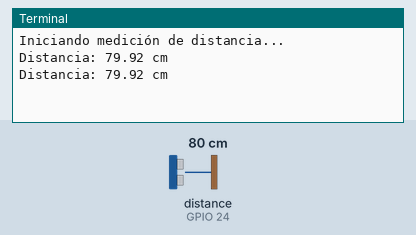
Simulated run of this program. Board: Raspberry Pi (BCM pin numbers). Parts: the last lines printed to the terminal. The test bench sets the inputs (shaded band); at power-on: distance to the obstacle (sensor on GPIO 24) 80 cm. The echo pulse lasts 58.3 µs per cm; the clock reads 2024-03-15 10:24:30 at power-on unless the program sets it.

Above: at 1.2 s.
1.3 s: distance to the obstacle (sensor on GPIO 24) set to 2 cm
At 2.6 s:
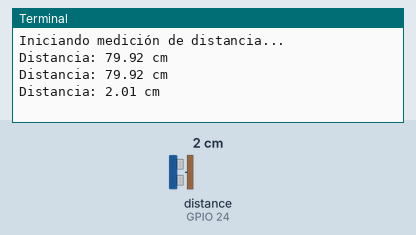
2.8 s: distance to the obstacle (sensor on GPIO 24) set to 4 cm
At 4.1 s:
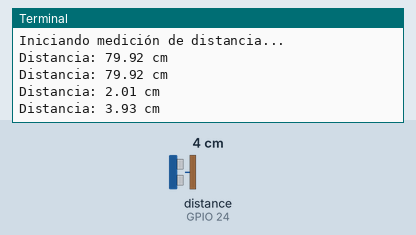
Timing chart, 0 to 5.8 s (numbered marks = the images above; inputs shaded):
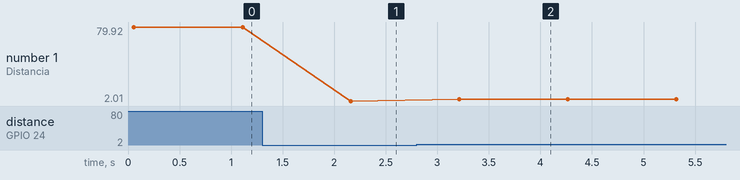

The program:

check_hc_sr04.py
```python
import RPi.GPIO as GPIO
import time

# Configuración de pines GPIO
TRIGGER_PIN = 23
ECHO_PIN = 24

# Constantes configurables
SOUND_SPEED_CM_S = 34300  # Velocidad del sonido en cm/s
TIMEOUT = 0.02  # Tiempo límite en segundos (20 ms)

# Configurar la numeración de pines y los modos de entrada/salida
GPIO.setmode(GPIO.BCM)
GPIO.setup(TRIGGER_PIN, GPIO.OUT)
GPIO.setup(ECHO_PIN, GPIO.IN)


def medir_distancia(debug=False) :
    """
    Mide la distancia usando un sensor ultrasónico HC-SR04.
    :param debug: Modo de depuración (True para imprimir mensajes de error)
    :return: Distancia en cm (float) o None en caso de error
    """
    try :
        # Asegurarse de que el Trigger esté en LOW antes de iniciar
        GPIO.output(TRIGGER_PIN, GPIO.LOW)
        time.sleep(0.05)  # Breve pausa para estabilizar el sensor

        # Enviar un pulso de Trigger (10 microsegundos)
        GPIO.output(TRIGGER_PIN, GPIO.HIGH)
        time.sleep(0.00001)  # 10 microsegundos
        GPIO.output(TRIGGER_PIN, GPIO.LOW)

        # Esperar el inicio del pulso en Echo
        start_time = time.time()
        while GPIO.input(ECHO_PIN) == GPIO.LOW :
            if time.time() - start_time > TIMEOUT :
                if debug :
                    print("Error: Tiempo de espera excedido para LOW.")
                return None

        # Medir la duración del pulso en Echo
        start_time = time.time()
        while GPIO.input(ECHO_PIN) == GPIO.HIGH :
            if time.time() - start_time > TIMEOUT :
                if debug :
                    print("Error: Tiempo de espera excedido para HIGH.")
                return None

        # Calcular la duración del pulso
        duration = time.time() - start_time

        # Calcular la distancia (distancia = velocidad del sonido * tiempo / 2)
        distancia = duration * SOUND_SPEED_CM_S / 2
        return round(distancia, 2)

    except Exception as e :
        if debug :
            print(f"Error en medir_distancia: {e}")
        return None

# Función principal
if __name__ == "__main__" :
    try :
        print("Iniciando medición de distancia...")
        while True :
            distancia = medir_distancia(debug=True)
            if distancia is not None :
                print(f"Distancia: {distancia} cm")
            else :
                print("Error al medir la distancia.")
            time.sleep(1)  # Pausa de 1 segundo entre mediciones

    except KeyboardInterrupt :
        print("Medición interrumpida por el usuario.")

    finally :
        GPIO.cleanup()  # Limpiar configuración GPIO
```

Measured:
- after the input at 1.3 s, the terminal: prints a new line after 0.86 s (image 1)
- after the input at 2.8 s, the terminal: prints a new line after 0.41 s (image 2)
- plotted number 1: 79.92 → 2.01 after the input at 1.3 s, 2.01 → 3.93 after the input at 2.8 s
